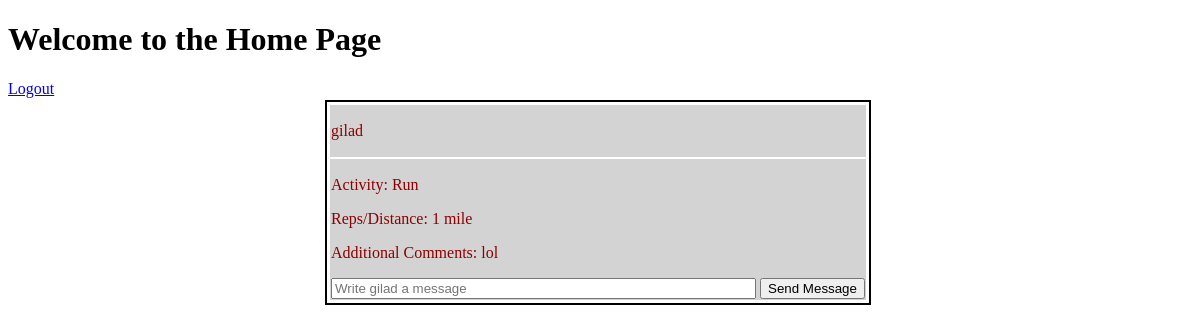
Page / (signed in) on the earlier database version.
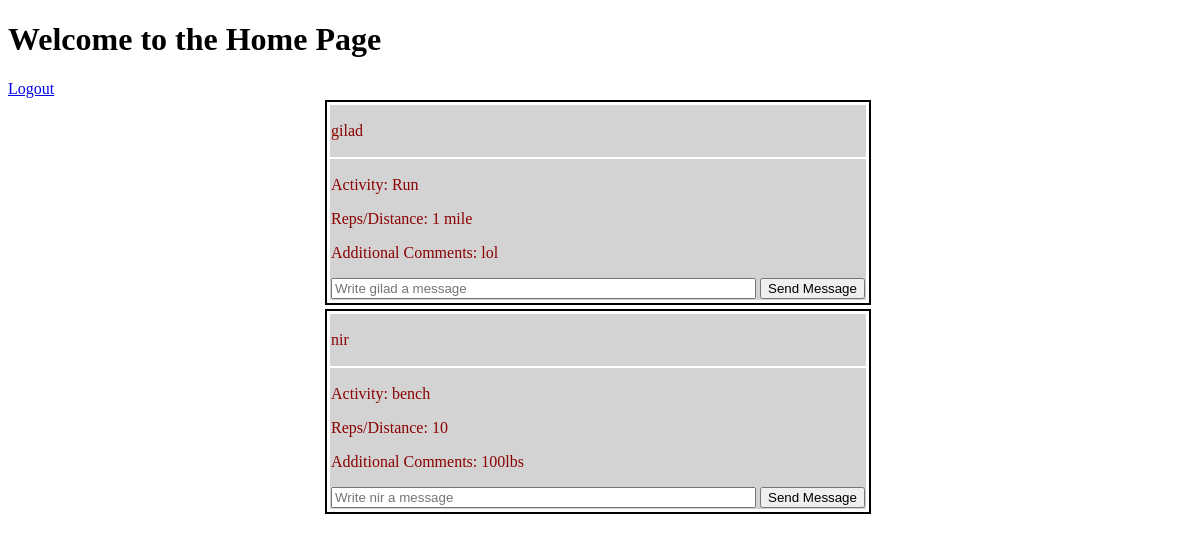
Same page on the later database version.
### tables this page shows
CREATE TABLE users(userid INTEGER PRIMARY KEY AUTOINCREMENT, name TINYTEXT, hash TINYTEXT, following TEXT, gym TINYTEXT);

CREATE TABLE posts(postid INTEGER PRIMARY KEY AUTOINCREMENT, userid int, content TINYTEXT, details TEXT, gym TINYTEXT);

### app.py (the view)
@app.route("/", methods=["GET", "POST"])
@login_required
def index():
    con = sqlite3.connect("sweat.db",check_same_thread=False)
    db = con.cursor()
    """Log user in"""
    if request.method == "GET":
        users_db = list(db.execute("SELECT * FROM users").fetchall())
        users = []
        for row in users_db:
            user_dict = {
                "userid": row[0],
                "name": row[1],
                "password": row[2],
                "following": (row[3][11:]),
                "gym": row[4]
                }
            users.append(user_dict)
        current_user = [i for i in users if i['userid'] == session['user_id']][0]
        print(current_user)
        posts_ls = list(db.execute("SELECT * FROM posts").fetchall())
        posts = []
        for row in posts_ls:
            posts_dict = {
                "postid": row[0],
                "userid": row[1],
                "content": row[2],
                "details": json.loads(row[3]),
                "gym": row[4],
                "user_name" : [i for i in users if i['userid'] == row[1]][0]['name']
                }
            posts.append(posts_dict)
        relevant_posts = []
        for post in posts:
            print(post)
            if post['gym'] == current_user['gym']:
                relevant_posts.append(post)
        return render_template("index.html",posts=relevant_posts)
    else:
        return render_template("index.html",posts=relevant_posts)

### app.py (called while the page is built)
@app.after_request
def after_request(response):
    response.headers["Cache-Control"] = "no-cache, no-store, must-revalidate"
    response.headers["Expires"] = 0
    response.headers["Pragma"] = "no-cache"
    return response

### helper.py (called while the page is built)
def login_required(f):
    @wraps(f)
    def decorated_function(*args, **kwargs):
        if session.get("user_id") is None:
            return redirect("/login")
        return f(*args, **kwargs)
    return decorated_function

### templates/index.html (shortened to what this page needs)
<!DOCTYPE html>
<html lang="en">
<head>
    <link rel="stylesheet" href="/static/styles.css">
</head>
<body>
    <h1>Welcome to the Home Page</h1>
    <a href="{{ url_for('logout') }}">Logout</a>
    <div class="feed">
        <table>
        {% for post in posts %}
        <tr>
            <td style="border: solid 2px black">
                <table>
                    <tr><td class="table-td"><p>{{post.user_name}}</p></td></tr>
                    <tr><td class="table-td">
                        <p>Activity: {{post.content}}</p>
                        <p>Reps/Distance: {{post.details['reps']}}</p>
                        <p>Additional Comments: {{post.details['comments']}}</p>
                        <form method="post" action="/message/{{post.user_name}}">
                            <input type="text" placeholder="Write {{post.user_name}} a message" size="50" width="5" name="message">
                            <button type="submit" value="send">Send Message</button>
                        </form>
                    </td></tr>
                </table>
            </td>
        <tr>
        {% endfor %}
    </div>
</body>
</html>

### static/styles.css (style rules this page uses)
div.feed { display: flex; justify-content: center; align-items: center; padding-left:10px; padding-right:10px; }
.table-td { background-color: lightgrey; color: darkred; }

Differences in the rows shown:
now on this page (row unchanged): users: user_name "nir", message "Write nir a message"
added posts: content "bench"
Other differences:
new list line: "Activity: Reps/Distance: 10 Additional Comments: 100lbs Send Message"
